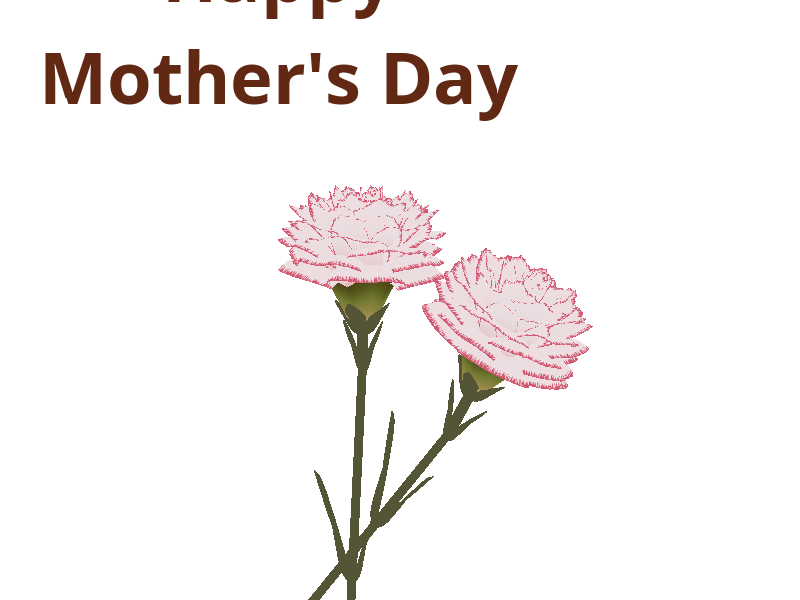

The MATLAB source for this figure:
function carnation
% CARNATION Generate a 3D visualization of carnation flowers with sepals and stems.
% This code is authored by Zhaoxu Liu / slandarer 
% for the purpose of celebrating Mother's Day 2026.
% =========================================================================
% Zhaoxu Liu / slandarer (2026). carnation for Mother's Day 
% (https://www.mathworks.com/matlabcentral/fileexchange/183838-carnation-for-mother-s-day), 
% MATLAB Central File Exchange. Retrieved May 9, 2026.

% Create figure and axes / 创建图窗及坐标区域
fig = figure('Units','normalized', 'Position',[.3,.1,.4,.8],'Color',[244,234,225]./255);
axes('Parent',fig, 'NextPlot','add', 'DataAspectRatio',[1,1,1],...
    'View',[-64, 5.5], 'Position',[0,-.15,1,1], 'Color',[244,234,225]./255, ...
    'XColor','none', 'YColor','none', 'ZColor','none');
annotation("textbox", [.05, .8, .9, .2], "String", {"Happy"; "Mother's Day"}, ...
    'FontName','Segoe Script', 'FontSize',52, 'FontWeight','bold', 'EdgeColor','none', ...
    'HorizontalAlignment','center', 'VerticalAlignment','middle', 'Color',[97,40,20]./255);


xx = linspace(0, 1, 100);
tt = linspace(0, 1, 1e4);
[X, P] = meshgrid(xx, tt);
T1 = P*20*pi;

C1 = 1 - (1 - mod(3.6*T1/pi, 2)).^4./2;                               % Petal profile   / 花瓣形状
S1 = (sin(50*T1)/150 + sin(10*T1)/30).*min(1, max(0, (X - .85)/.1));  % Edge serration  / 边缘褶皱和锯齿     
Y1 = (- (X.*1.2 - .5).^5.*32 - 1)./15.*P;                             % Petal curvature / 花瓣弧度

% Petal shape and serration modeling + rotating the planar petal to tilt it
% 花瓣形状和锯齿塑造 + 转动平躺的花瓣令其倾斜
R1 = (C1 + S1).*(X.*sin(P) - Y1.*cos(P))./(P + .5);
H1 = (C1 + S1).*(X.*cos(P) + Y1.*sin(P));

% Convert radius to Cartesian coordinates / 将半径映射为X,Y坐标
X1 = R1.*cos(T1);
Y1 = R1.*sin(T1);

% Colormap for carnation petals / 康乃馨配色
CList1 = [208, 62, 23; 221,146,121; 229,201,202; 233,219,222; 237,223,225]./255;
CMat1 = zeros(1e4, 100, 3);
CMat1(:, :, 1) = repmat(interp1(linspace(0, 1, size(CList1, 1)), CList1(:, 1), linspace(0, 1, 100)), [1e4, 1]);
CMat1(:, :, 2) = repmat(interp1(linspace(0, 1, size(CList1, 1)), CList1(:, 2), linspace(0, 1, 100)), [1e4, 1]);
CMat1(:, :, 3) = repmat(interp1(linspace(0, 1, size(CList1, 1)), CList1(:, 3), linspace(0, 1, 100)), [1e4, 1]);
% Darken edges / 边缘的深色
for i = 1:1e4
    tNum = randi([98, 100]);
    CMat1(i, tNum:end, 1) = 212./255;
    CMat1(i, tNum:end, 2) =  87./255;
    CMat1(i, tNum:end, 3) = 113./255;
end

% Rotation matrices / 旋转矩阵
Rx = @(rx) [1, 0, 0; 0, cos(rx), -sin(rx); 0, sin(rx), cos(rx)];
Rz = @(yz) [cos(yz), - sin(yz), 0; sin(yz), cos(yz), 0; 0, 0, 1];
Rx1 = Rx(pi/6); Rz1 = Rz(0);

% Render flower / 绘制康乃馨
surface(X1, Y1, H1 + .3, 'CData',CMat1, 'EdgeAlpha',0.1, 'EdgeColor',[224,39,39]./255, 'FaceColor','interp')
[U1, V1, W1] = matRotate(X1, Y1, H1 + .3, Rx1);
surface(U1 + .7, V1 - .7, W1 - .6, 'CData',CMat1, 'EdgeAlpha',0.1, 'EdgeColor',[224,39,39]./255, 'FaceColor','interp')

% Following the same method as before, 
% the profile is designed with four serrated cycles to simulate the four sepals.
% 还是之前的方法，不过让轮廓有4个锯齿状周期来模拟四片花萼
% Sepals generation with 4-lobed pattern / 生成四片花萼（带4个锯齿状周期）
[X, T] = meshgrid(linspace(0, 1, 100), linspace(0, 1, 100).*2*pi);
P2 = T.*0 + pi/8;
C2 = .5 + (.5 - abs(mod(T, pi/2)/pi*2 - .5))*.4;
Y2 = (- (X.*1 - .5).^7.*128 - 1)./15 - .1;   
R2 = C2.*(X.*sin(P2) - Y2.*cos(P2));
H2 = C2.*(X.*cos(P2) + Y2.*sin(P2));
X2 = R2.*cos(T);
Y2 = R2.*sin(T);
% Rotate by 90 degrees around the z-axis 
% and reduce the size to render the four smaller sepals.
% 绕z轴旋转90度且减小其大小，绘制四片小花萼
% Smaller sepal layer / 绘制四片小花萼（第二层）
P3 = T.*0 + pi/10;
C3 = .3 + (.5 - abs(mod(T + pi/4, pi/2)/pi*2 - .5))*.7;
Y3 = (- (X.*.7 - .5).^7.*128 - 1)./15 - .1;
R3 = C3.*(X.*sin(P3) - Y3.*cos(P3));
H3 = C3.*(X.*cos(P3) + Y3.*sin(P3));
X3 = R3.*cos(T);
Y3 = R3.*sin(T);

% Colormap for sepals / 花托配色
CList2 = [178,173,113; 151,135, 73; 117,123, 50;  86, 89, 29;  75, 65, 17]./255;
CMat2 = zeros(100, 100, 3);
CMat2(:, :, 1) = repmat(interp1(linspace(0, 1, size(CList2, 1)), CList2(:, 1), linspace(0, 1, 100)), [100, 1]);
CMat2(:, :, 2) = repmat(interp1(linspace(0, 1, size(CList2, 1)), CList2(:, 2), linspace(0, 1, 100)), [100, 1]);
CMat2(:, :, 3) = repmat(interp1(linspace(0, 1, size(CList2, 1)), CList2(:, 3), linspace(0, 1, 100)), [100, 1]);

% Render sepals / 绘制花托
surf(X2, Y2, H2.*.8 + .12, 'CData',CMat2, 'EdgeAlpha',0.1, 'EdgeColor',CList2(end,:), 'FaceColor','interp')
surf(X3.*.93, Y3.*.92, H3.*.5 + .02, 'FaceColor',[ 84, 85, 54]./255, 'EdgeAlpha',0.1, 'EdgeColor','k')
[U2, V2, W2] = matRotate(X2, Y2, H2.*.8 + .12, Rx1);
[U3, V3, W3] = matRotate(X3.*.93, Y3.*.92, H3.*.5 + .02, Rx1);
surf(U2 + .7, V2 - .7, W2 - .6, 'CData',CMat2, 'EdgeAlpha',0.1, 'EdgeColor',CList2(end,:), 'FaceColor','interp')
surf(U3 + .7, V3 - .7, W3 - .6, 'FaceColor',[ 84, 85, 54]./255, 'EdgeAlpha',0.1, 'EdgeColor','k')

% A pulse function with two periods is applied 
% to the contour to simulate the leaves.
% 让轮廓有2个周期且是脉冲函数，来模拟叶片
P4 = T.*0 + pi/16;
C4 = - abs(mod(T, pi)/pi - .5) + .11;
C4(C4 < 0) = 0; C4 = C4.*10; C4(51:100, :) = C4(51:100, :).*.7;
Y4 = (- (X.*1.01 - .5).^7.*128 - 1)./15 - .03;
R4 = C4.*(X.*sin(P4) - Y4.*cos(P4));
H4 = C4.*(X.*cos(P4) + Y4.*sin(P4));
X4 = R4.*cos(T);
Y4 = R4.*sin(T);
surf(X4 - .1, Y4 + .05, H4 - 2.2, 'FaceColor',[ 84, 85, 54]./255, 'EdgeAlpha',0.1, 'EdgeColor','k')
[U4, V4, W4] = matRotate(X4 - .1, Y4 - .1, H4 + .1, Rz1);
[U4, V4, W4] = matRotate(U4, V4, W4, Rx1);
surf(U4 + .7, V4 - .7 + 1, W4 - .6 - 1.2, 'FaceColor',[ 84, 85, 54]./255, 'EdgeAlpha',0.1, 'EdgeColor','k')

P5 = T.*0 + pi/8;
C5 = - abs(mod(T + pi/6, pi)/pi - .5) + .11;
C5(C5 < 0) = 0; C5 = C5.*5;
Y5 = (- (X.*1.01 - .5).^7.*128 - 1)./15 - .1;
R5 = C5.*(X.*sin(P5) - Y5.*cos(P5));
H5 = C5.*(X.*cos(P5) + Y5.*sin(P5));
X5 = R5.*cos(T);
Y5 = R5.*sin(T);
surf(X5, Y5, H5 - .3, 'FaceColor',[ 84, 85, 54]./255, 'EdgeAlpha',0.1, 'EdgeColor','k')
[U5, V5, W5] = matRotate(X5, Y5, H5+.1, Rx1);
surf(U5 + .7, V5 - .7 + 1/4, W5 - .6 - 1.7/4, 'FaceColor',[ 84, 85, 54]./255, 'EdgeAlpha',0.1, 'EdgeColor','k')

% Render stems / 绘制花杆
P1_1 = [mean(X3(:).*.93), mean(Y3(:).*.92), mean(H3(:).*.5 + .02)];
P1_2 = [mean(X5(:)), mean(Y5(:)), mean(H5(:) - .3)];
P1_3 = [mean(X4(:) - .1), mean(Y4(:) + .05), mean(H4(:) - 2.2)];
P1_3 = (P1_3 - P1_2).*1.4 + P1_2;
[XX1, YY1, ZZ1] = cylinderXYZ(P1_1, P1_2, .05);
[XX2, YY2, ZZ2] = cylinderXYZ(P1_2, P1_3, .04);
surf(XX1, YY1, ZZ1, 'FaceColor',[ 84, 85, 54]./255, 'EdgeAlpha',0.1, 'EdgeColor','k')
surf(XX2, YY2, ZZ2, 'FaceColor',[ 84, 85, 54]./255, 'EdgeAlpha',0.1, 'EdgeColor','k')

P1_1 = [mean(U3(:) + .7), mean(V3(:) - .7), mean(W3(:) - .6)];
P1_2 = [mean(U5(:) + .7), mean(V5(:) - .7 + 1/4), mean(W5(:) - .6 - 1.7/4)];
P1_3 = [mean(U4(:) + .7), mean(V4(:) - .7 + 1), mean(W4(:) - .6 - 1.2)];
P1_3 = (P1_3 - P1_2).*2.4 + P1_2;
[XX1, YY1, ZZ1] = cylinderXYZ(P1_1, P1_2, .05);
[XX2, YY2, ZZ2] = cylinderXYZ(P1_2, P1_3, .04);
surf(XX1, YY1, ZZ1, 'FaceColor',[ 84, 85, 54]./255, 'EdgeAlpha',0.1, 'EdgeColor','k')
surf(XX2, YY2, ZZ2, 'FaceColor',[ 84, 85, 54]./255, 'EdgeAlpha',0.1, 'EdgeColor','k')

    % 在任意两点间构建圆柱
    function [XX, YY, ZZ] = cylinderXYZ(P1, P2, r)
        % CYLINDERXYZ Create a cylinder connecting two 3D points
        %   [XX, YY, ZZ] = cylinderXYZ(P1, P2, r) generates a cylinder
        %   of radius r between points P1 and P2.
        v = P2 - P1; l = norm(v);
        if l < eps, return; end
        [XX, YY, ZZ] = cylinder(r, 30); ZZ = ZZ * l;
        ddir = [0, 0, 1]; tdir = v / l;
        if dot(ddir, tdir) > 0.9999
            R = eye(3);
        elseif dot(ddir, tdir) < -0.9999
            R = [1, 0, 0; 0, -1, 0; 0, 0, -1];
        else
            av = cross(ddir, tdir); av = av / norm(av);
            R = axisRotate(av, acos(dot(ddir, tdir)));
        end
        for ii = 1:size(XX, 1)
            for jj = 1:size(XX, 2)
                p = R * [XX(ii, jj); YY(ii, jj); ZZ(ii, jj)];
                XX(ii, jj) = p(1) + P1(1);
                YY(ii, jj) = p(2) + P1(2);
                ZZ(ii, jj) = p(3) + P1(3);
            end
        end
    end

    % 通过矩阵旋转数据
    function [U, V, W] = matRotate(X, Y, Z, R)
        % MATROTATE Apply 3x3 rotation matrix to a set of 3D points
        %   [U,V,W] = matRotate(X,Y,Z,R) rotates points (X,Y,Z)
        %   using rotation matrix R.
        U = X; V = Y; W = Z;
        for ii = 1:numel(X)
            v = [X(ii); Y(ii); Z(ii)];
            n = R*v; U(ii) = n(1); V(ii) = n(2); W(ii) = n(3);
        end
    end
    % 根据轴-角参数生成旋转矩阵
    function R = axisRotate(axis, angle)
        % AXISROTATE Compute rotation matrix from axis-angle representation
        %   R = axisRotate(axis, angle) returns a 3x3 rotation matrix
        %   for rotating by angle (radians) around the given axis vector.
        %   Implementation based on Rodrigues' rotation formula.
        u = axis(1); v = axis(2); w = axis(3);
        c = cos(angle); s = sin(angle);
        R = [u^2 + (1-u^2)*c, u*v*(1-c) - w*s, u*w*(1-c) + v*s;
             u*v*(1-c) + w*s, v^2 + (1-v^2)*c, v*w*(1-c) - u*s;
             u*w*(1-c) - v*s, v*w*(1-c) + u*s, w^2 + (1-w^2)*c];
    end
end
